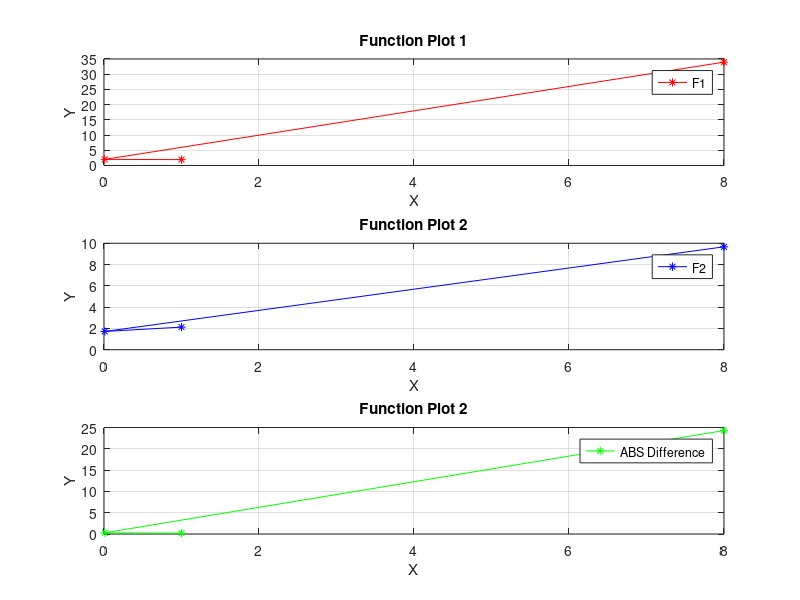

Reproduce this figure in MATLAB.
clear,clc,close all

x=[1,0.01,8];
y=zeros(1,length(x));
for i=1:length(x)
    f1(i)=1+((x(i)^2)/2+abs(cos(2*x(i))));
    f2(i)=x(i)+((sqrt(2))/2+abs(cos(2*x(i))));
end

z=abs(f1-f2);

subplot(3,1,1);
plot(x,f1,'r*-');
hold on
grid
title('Function Plot 1');
xlabel('X');
ylabel('Y');
legend('F1');

subplot(3,1,2);
plot(x,f2,'b*-');
hold on
grid
title('Function Plot 2');
xlabel('X');
ylabel('Y');
legend('F2');

subplot(3,1,3);
plot(x,z,'g*-');
hold on
grid
title('Function Plot 2');
xlabel('X');
ylabel('Y');
legend('ABS Difference');